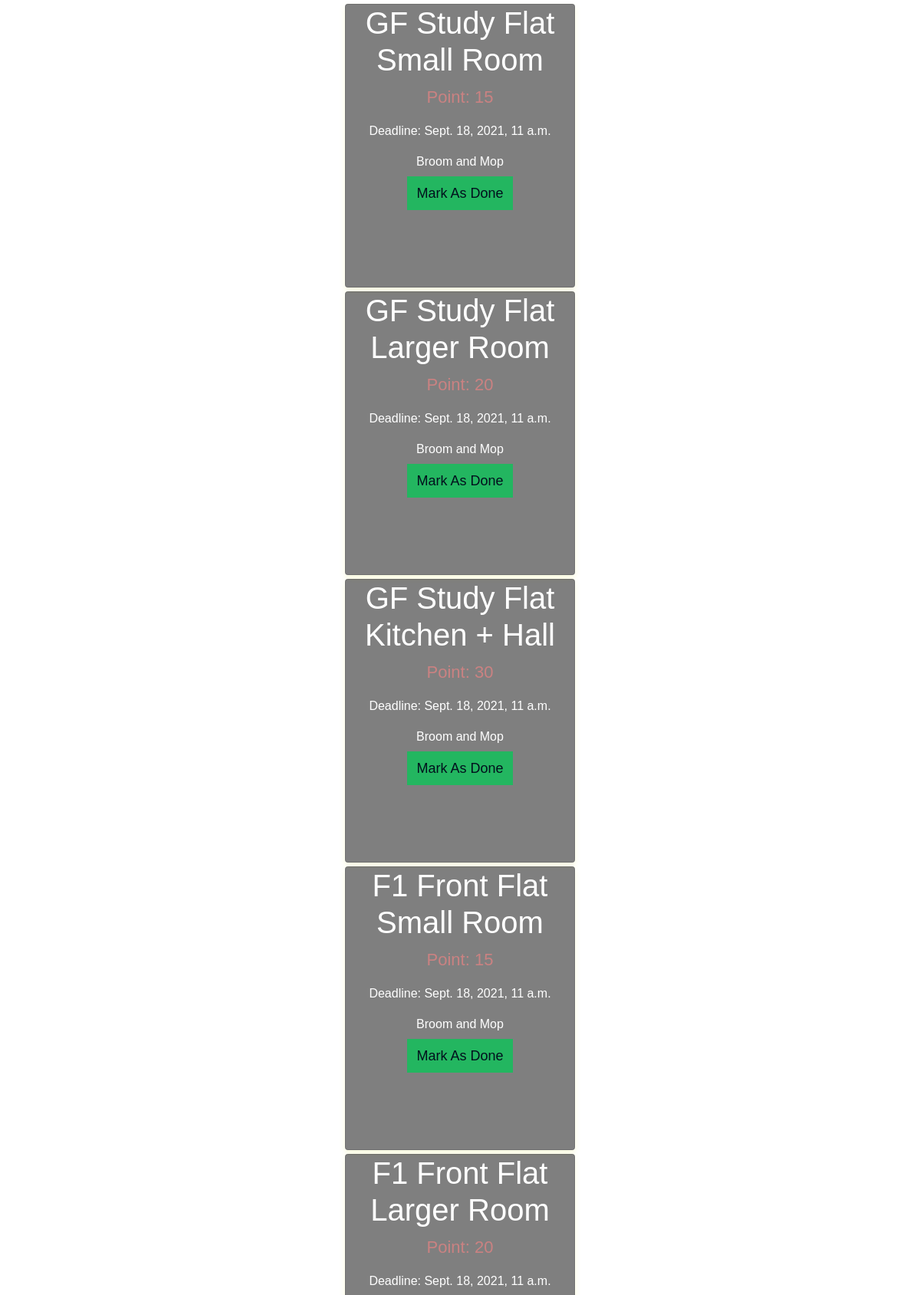
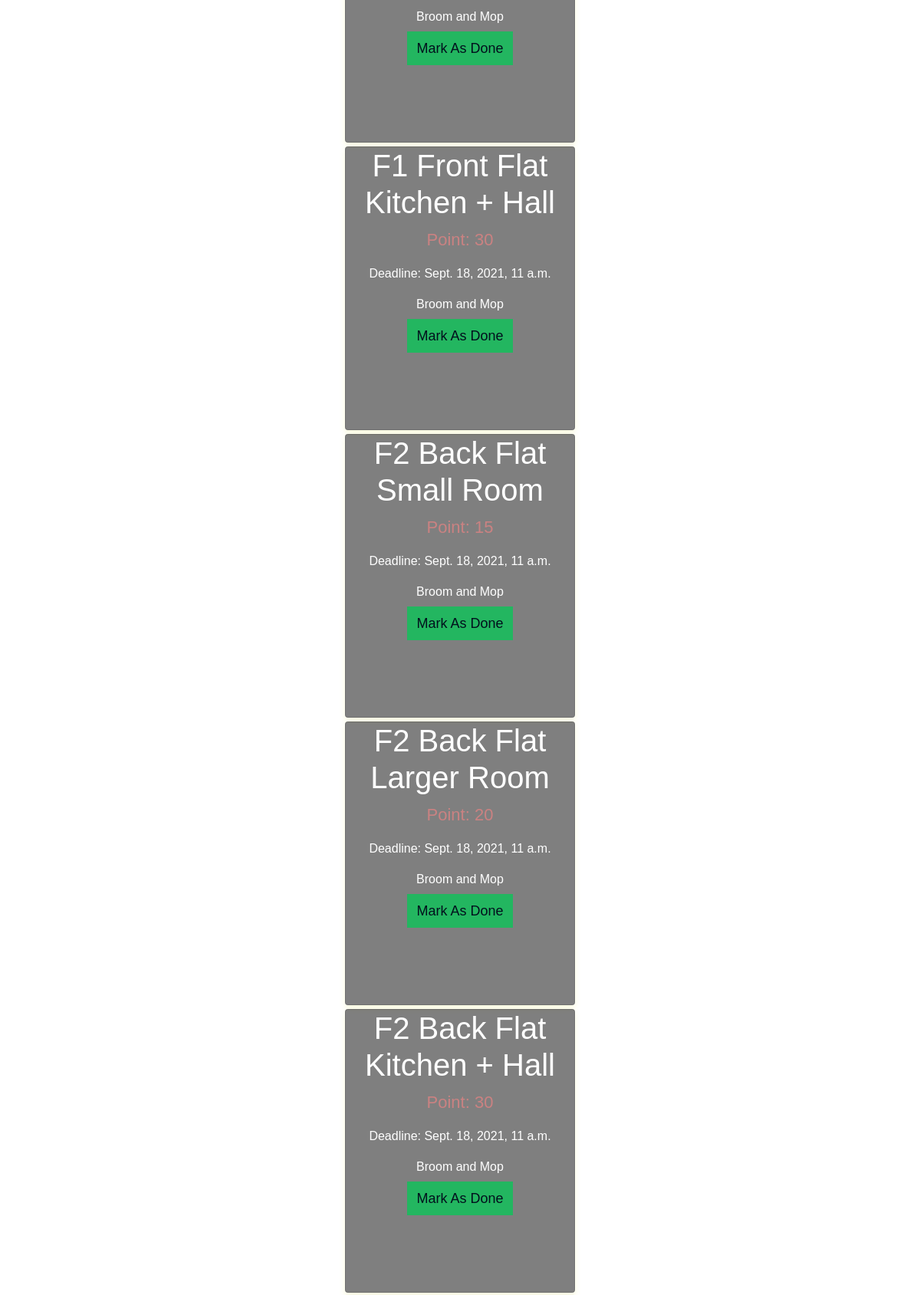
/user/4/services/ (upper part), run on the app's committed database (2 pictures, top to bottom).
### clean/models.py (models this page shows, shortened)
class Service(models.Model):
    name = models.CharField(max_length=100)
    description = models.CharField(max_length=500,default='hare krishna')
    point = models.IntegerField(default=0)
    deadline = models.DateTimeField()
    devotee = models.ForeignKey(Devotee,on_delete=models.CASCADE,related_name='services',null=True)
    taken = models.BooleanField(default = False)
    done = models.BooleanField(default=False)

### clean/views.py (the view)
# urls.py: path("user/<int:user_pk>/services/", views.dev_services, name="dev_services"),
def dev_services(request,user_pk):
    user = get_object_or_404(User,pk=user_pk)
    services = user.devotee.services.all().order_by('deadline')
    return render(request,'clean/dev_services.html',{'user':user, 'services':services})

### templates/clean/dev_services.html
{% extends "clean/layout.html" %}
{% load static %}
{% block head %}
    <link rel="stylesheet" href="{% static '/clean/css/service_card.css' %}">
{% endblock %}
{% block body %}
  {% for service in services %}
    <div class="card">
      <h1>{{service.name}}</h1>
      <p class="price">Point: {{service.point}}</p>
      <p> Deadline: {{service.deadline}} </p>
      <p>{{service.description}}</p>
      <p>
        {% if service.done %}
        <a disabled="disabled" >Done</a>
        {% else %}
        <a href="{% url 'clean:dev_service_mark_as_done' user_pk=user.pk service_pk=service.pk %}">Mark As Done</a>
        {% endif %}
      </p>
    </div>
  {% endfor %}
{% endblock %}

### templates/clean/layout.html (shortened to what this page needs)
 {% load static %}
<!DOCTYPE html>
<html>
<head>
	<link rel="stylesheet" href="https://stackpath.bootstrapcdn.com/bootstrap/4.1.3/css/bootstrap.min.css">
	<link rel="stylesheet" href="https://use.fontawesome.com/releases/v5.3.1/css/all.css">
	<link rel="stylesheet" type="text/css" href="{% static '/clean/css/style.css' %}">
	{% block head %} {% endblock %}
</head>
<body>
    {% block body %}
    {% endblock %}
</body>
</html>

### static/clean/css/style.css (style rules this page uses)
html,body { background-image: url('http://getwallpapers.com/wallpaper/full/a/5/d/544750.jpg'); background-repeat: repeat-y; background-size: cover; height: 100%; font-family: 'Numans', sans-serif; }
.card { height: 370px; margin-top: auto; margin-bottom: auto; width: 400px; background-color: rgba(0,0,0,0.5) !important; }

### static/clean/css/service_card.css (style rules this page uses)
.card { box-shadow: 0 4px 8px 0 hsla(64, 73%, 60%, 0.2); max-width: 300px; margin: 5px auto; text-align: center; font-family: arial; color: white; }
.price { color: rgb(202, 130, 130); font-size: 22px; }
.card a { border: none; outline: 0; padding: 12px; color: rgb(2, 16, 29); background-color: rgb(35, 182, 96); text-align: center; cursor: pointer; width: 100%; font-size: 18px; }

### data on the page
Service: name "GF Study Flat Small Room", point "15", deadline "Sept. 18, 2021, 11 a.m.", description "Broom and Mop", done "Mark As Done"
Service: name "GF Study Flat Larger Room", point "20", deadline "Sept. 18, 2021, 11 a.m.", description "Broom and Mop", done "Mark As Done"
Service: name "GF Study Flat Kitchen + Hall", point "30", deadline "Sept. 18, 2021, 11 a.m.", description "Broom and Mop", done "Mark As Done"
Service: name "F1 Front Flat Small Room", point "15", deadline "Sept. 18, 2021, 11 a.m.", description "Broom and Mop", done "Mark As Done"
Service: name "F1 Front Flat Larger Room", point "20", deadline "Sept. 18, 2021, 11 a.m.", description "Broom and Mop", done "Mark As Done"
Service: name "F1 Front Flat Kitchen + Hall", point "30", deadline "Sept. 18, 2021, 11 a.m.", description "Broom and Mop", done "Mark As Done"
Service: name "F2 Back Flat Small Room", point "15", deadline "Sept. 18, 2021, 11 a.m.", description "Broom and Mop", done "Mark As Done"
Service: name "F2 Back Flat Larger Room", point "20", deadline "Sept. 18, 2021, 11 a.m.", description "Broom and Mop", done "Mark As Done"
Service: name "F2 Back Flat Kitchen + Hall", point "30", deadline "Sept. 18, 2021, 11 a.m.", description "Broom and Mop", done "Mark As Done"
